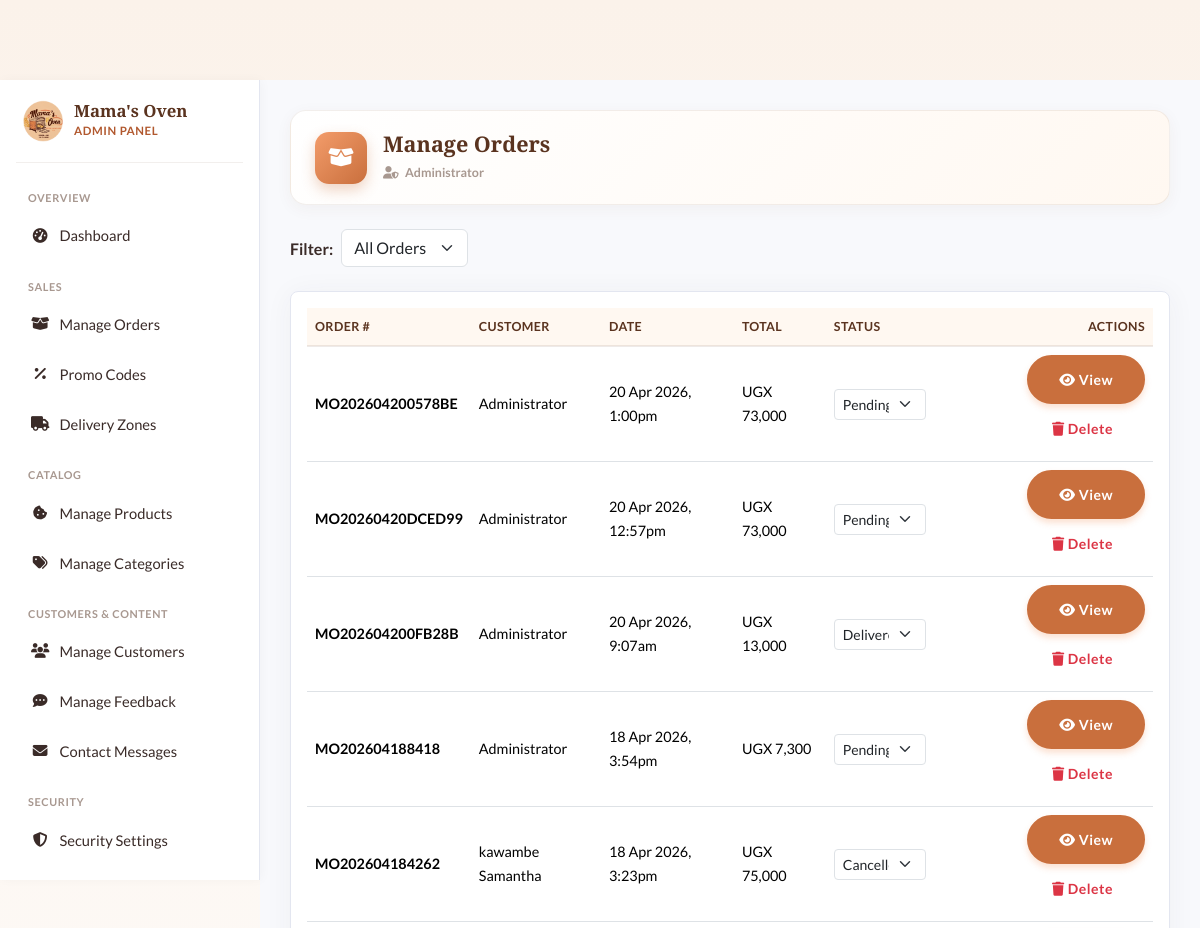
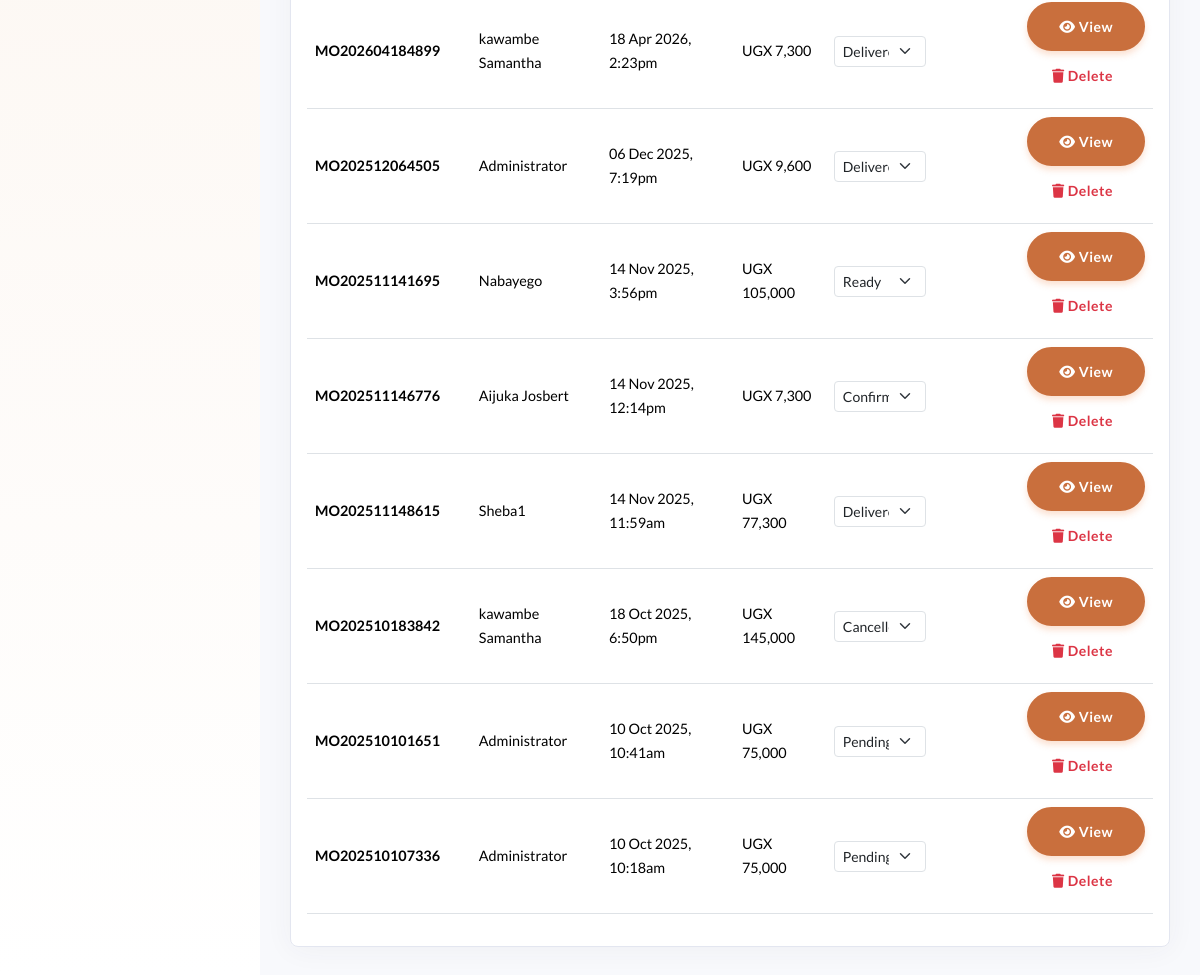
The app's page /admin/orders.php (signed in), older data (2 pictures, top to bottom).
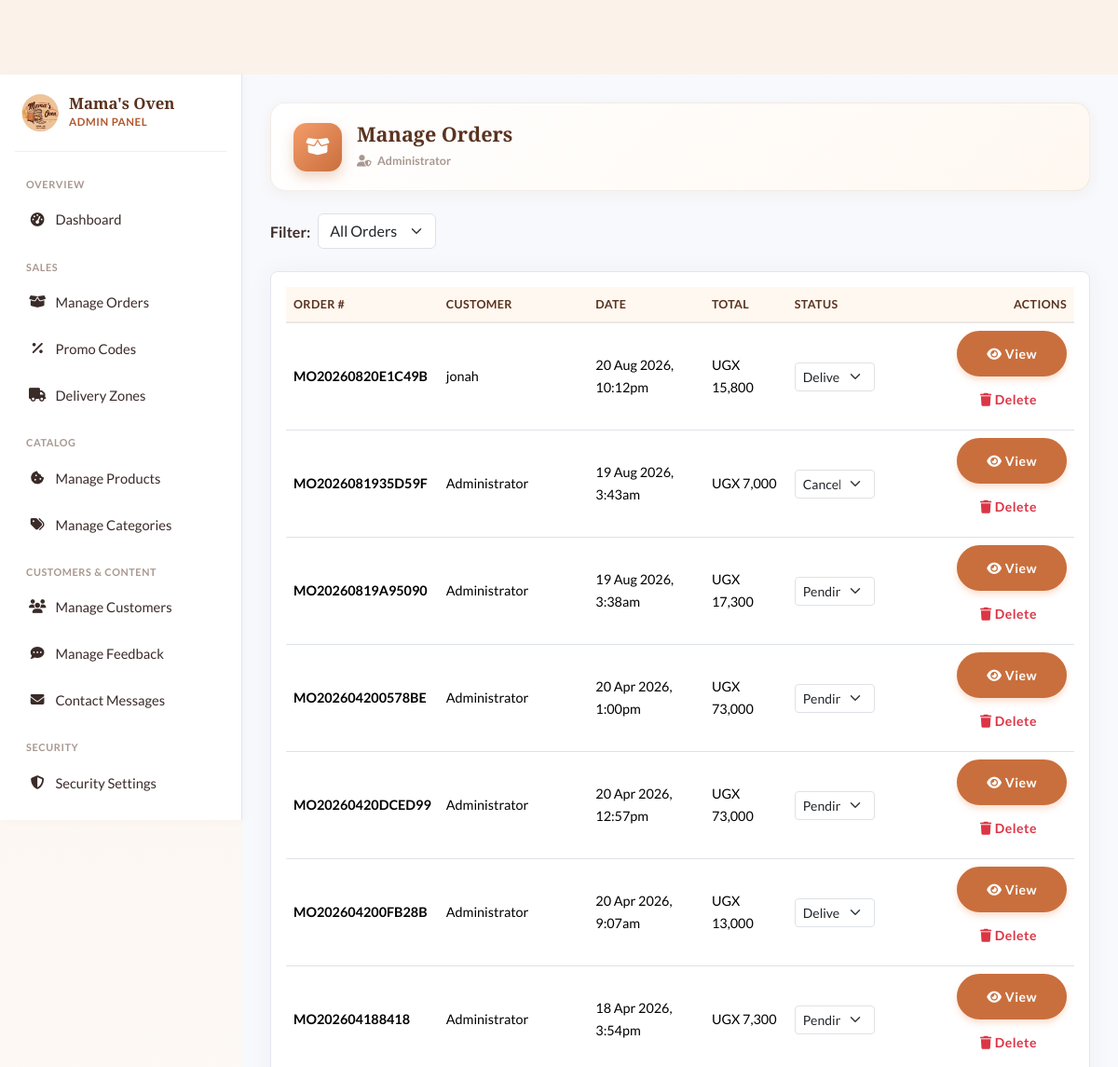
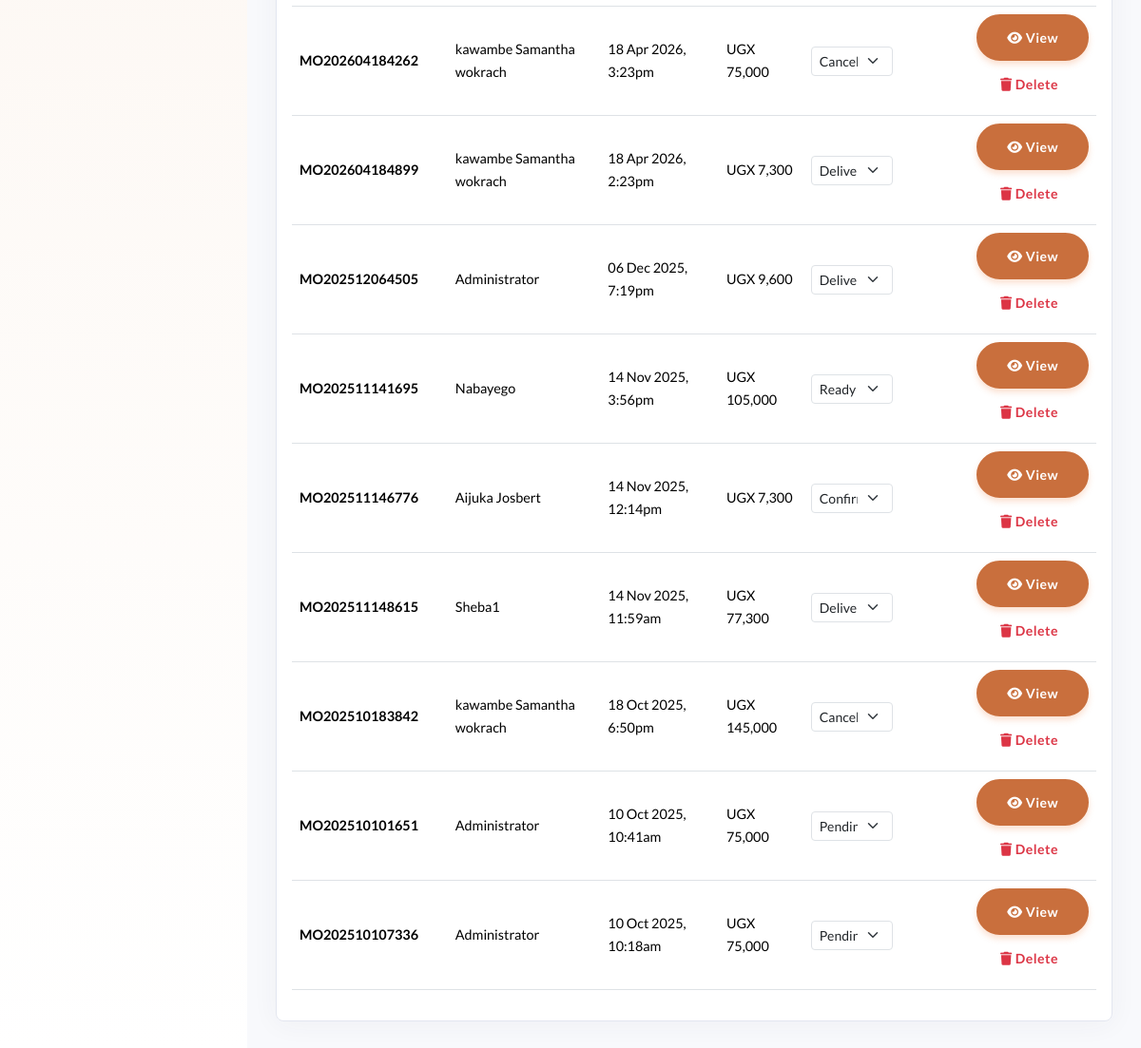
The same page, newer data (2 pictures, top to bottom).
### tables this page shows
CREATE TABLE `orders` (
  `id` int(11) NOT NULL AUTO_INCREMENT,
  `user_id` int(11) NOT NULL,
  `order_number` varchar(32) NOT NULL,
  `total_amount` decimal(10,2) NOT NULL,
  `status` varchar(20) NOT NULL DEFAULT 'pending',
  `payment_method` varchar(20) NOT NULL DEFAULT 'cash_on_delivery',
  `payment_status` varchar(20) NOT NULL DEFAULT 'not_applicable',
  `payment_reference` varchar(100) DEFAULT NULL,
  `payment_provider` varchar(20) DEFAULT NULL,
  `delivery_address` varchar(255) NOT NULL,
  `delivery_phone` varchar(30) NOT NULL,
  `special_instructions` varchar(255) DEFAULT NULL,
  `cancellation_reason` varchar(255) DEFAULT NULL,
  `cancelled_by` varchar(50) DEFAULT NULL,
  `cancelled_at` timestamp NULL DEFAULT NULL,
  `created_at` timestamp NULL DEFAULT current_timestamp(),
  `updated_at` timestamp NULL DEFAULT current_timestamp() ON UPDATE current_timestamp(),
  `paid_at` timestamp NULL DEFAULT NULL,
  `promo_code_id` int(11) DEFAULT NULL,
  `discount_amount` decimal(10,2) DEFAULT 0.00,
  `review_reminder_sent` tinyint(1) DEFAULT 0,
  PRIMARY KEY (`id`),
  UNIQUE KEY `order_number` (`order_number`),
  KEY `user_id` (`user_id`),
  KEY `idx_orders_status` (`status`),
  KEY `idx_orders_user_status` (`user_id`,`status`),
  KEY `orders_ibfk_promo_code` (`promo_code_id`),
  KEY `idx_orders_payment_reference` (`payment_reference`),
  CONSTRAINT `orders_ibfk_1` FOREIGN KEY (`user_id`) REFERENCES `users` (`id`) ON DELETE CASCADE,
  CONSTRAINT `orders_ibfk_promo_code` FOREIGN KEY (`promo_code_id`) REFERENCES `promo_codes` (`id`) ON DELETE SET NULL
);

CREATE TABLE `users` (
  `id` int(11) NOT NULL AUTO_INCREMENT,
  `username` varchar(50) NOT NULL,
  `email` varchar(100) NOT NULL,
  `password` varchar(255) NOT NULL,
  `full_name` varchar(100) NOT NULL,
  `phone` varchar(30) NOT NULL DEFAULT '',
  `address` varchar(255) DEFAULT NULL,
  `role` enum('admin','customer') NOT NULL DEFAULT 'customer',
  `created_at` timestamp NULL DEFAULT current_timestamp(),
  `verification_code` varchar(10) DEFAULT NULL,
  `is_verified` tinyint(1) DEFAULT 0,
  `two_factor_secret` varchar(32) DEFAULT NULL,
  `two_factor_enabled` tinyint(1) NOT NULL DEFAULT 0,
  `two_factor_method` enum('totp','email') DEFAULT NULL,
  `email_otp_code` varchar(10) DEFAULT NULL,
  `email_otp_expires` datetime DEFAULT NULL,
  PRIMARY KEY (`id`),
  UNIQUE KEY `username` (`username`),
  UNIQUE KEY `email` (`email`)
);

### admin/orders.php (the view, shortened to what this page needs)
<?php
require_once __DIR__ . '/includes/header.php';
$status_filter = $_GET['filter'] ?? 'all';
$sql = "SELECT o.id, o.order_number, o.total_amount, o.status, o.created_at, u.full_name
        FROM orders o
        JOIN users u ON o.user_id = u.id";
$sql .= " ORDER BY o.created_at DESC";
try {
    $stmt = $pdo->prepare($sql);
    $stmt->execute();
    $orders = $stmt->fetchAll();
} catch (PDOException $e) {
    $error_message = "Could not fetch orders: " . $e->getMessage();
    $orders = [];
}
?>
<div class="d-flex justify-content-between align-items-center mb-4">
    <form method="GET" class="d-flex align-items-center">
        <label for="status-filter" class="form-label me-2 mb-0">Filter:</label>
        <select class="form-select w-auto" id="status-filter" name="filter" onchange="this.form.submit()">
            <option value="all" <?php echo ($status_filter === 'all' || $status_filter === '') ? 'selected' : ''; ?>>All Orders</option>
        </select>
    </form>
</div>
<div class="card shadow">
    <div class="card-body">
        <div class="table-responsive">
            <table class="table table-hover align-middle">
                <thead>
                    <tr>
                        <th>Order #</th>
                        <th>Customer</th>
                        <th>Date</th>
                        <th>Total</th>
                        <th>Status</th>
                        <th class="text-end">Actions</th>
                    </tr>
                </thead>
                <tbody>
                    <?php if (empty($orders)): ?>
                        <tr><td colspan="6" class="text-center">No orders found matching this filter.</td></tr>
                    <?php else: ?>
                        <?php foreach ($orders as $order): ?>
                            <tr>
                                <td><strong><?php echo htmlspecialchars($order['order_number']); ?></strong></td>
                                <td><?php echo htmlspecialchars($order['full_name']); ?></td>
                                <td><?php echo date('d M Y, g:ia', strtotime($order['created_at'])); ?></td>
                                <td>UGX <?php echo number_format($order['total_amount']); ?></td>
                                <td>
                                    <form method="POST" class="d-inline-flex">
                                        <select name="status" class="form-select form-select-sm" onchange="this.form.submit()">
                                            <option value="pending" <?php echo ($order['status'] === 'pending') ? 'selected' : ''; ?>>Pending</option>
                                            <option value="confirmed" <?php echo ($order['status'] === 'confirmed') ? 'selected' : ''; ?>>Confirmed</option>
                                            <option value="ready" <?php echo ($order['status'] === 'ready') ? 'selected' : ''; ?>>Ready</option>
                                            <option value="delivered" <?php echo ($order['status'] === 'delivered') ? 'selected' : ''; ?>>Delivered</option>
                                            <option value="cancelled" <?php echo ($order['status'] === 'cancelled') ? 'selected' : ''; ?>>Cancelled</option>
                                        </select>
                                    </form>
                                </td>
                                <td class="text-end">
                                    <a href="order_details.php?id=<?php echo $order['id']; ?>" class="btn btn-sm btn-primary">
                                        <i class="fas fa-eye"></i> View
                                    </a>
                                    <form method="POST" class="d-inline" onsubmit="return confirm('Delete this order permanently?');">
                                        <button type="submit" class="btn btn-sm btn-outline-danger">
                                            <i class="fas fa-trash"></i> Delete
                                        </button>
                                    </form>
                                </td>
                            </tr>
                        <?php endforeach; ?>
                    <?php endif; ?>
                </tbody>
            </table>
        </div>
    </div>
</div>
<?php require_once __DIR__ . '/includes/footer.php'; ?>

Row changes from the older to the newer data that the page shows:
added orders: order_number "MO20260820E1C49B", user.full_name "jonah", created_at "20 Aug 2026, 10:12pm", total_amount "15,800", status "Delivered"
added orders: order_number "MO2026081935D59F", user.full_name "Administrator", created_at "19 Aug 2026, 3:43am", total_amount "7,000", status "Cancelled"
added orders: order_number "MO20260819A95090", user.full_name "Administrator", created_at "19 Aug 2026, 3:38am", total_amount "17,300", status "Pending"
changed through a linked row, orders "MO202604184262": user.full_name "kawambe Samantha" → "kawambe Samantha wokrach"
changed through a linked row, orders "MO202604184899": user.full_name "kawambe Samantha" → "kawambe Samantha wokrach"
changed through a linked row, orders "MO202510183842": user.full_name "kawambe Samantha" → "kawambe Samantha wokrach"
